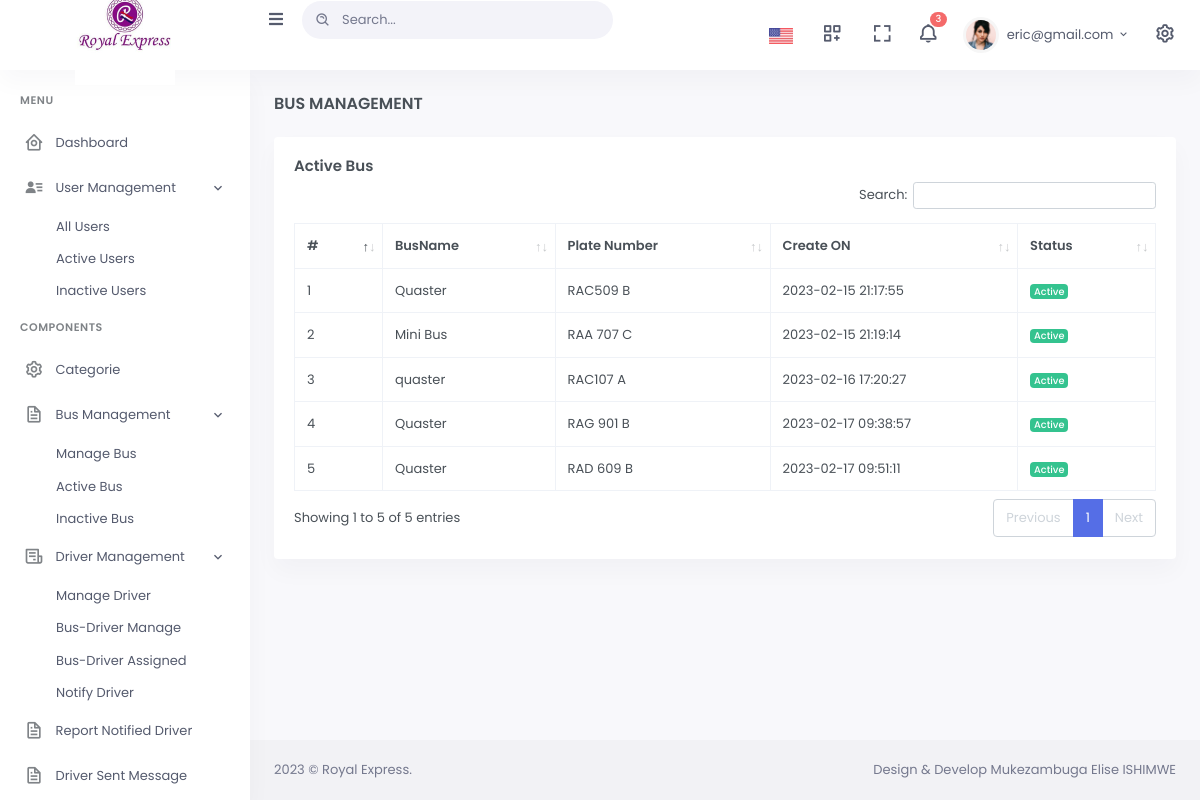
The page /admin/activebus.php (signed in) on the database its author committed.
### tables this page shows
CREATE TABLE `bus_tbl` (
  `bus_id` int(11) NOT NULL,
  `platenumber` varchar(56) NOT NULL,
  `status` int(23) NOT NULL,
  `date_created` timestamp NOT NULL DEFAULT current_timestamp(),
  `user_id` int(11) NOT NULL,
  `busname` varchar(65) NOT NULL,
  `assignstatus` varchar(11) DEFAULT NULL
);

### admin/activebus.php (the view, shortened to what this page needs)
<?php
include 'include/connect.php';
?>
<!doctype html>
<html lang="en">
<head>
        <link href="assets/libs/datatables.net-bs4/css/dataTables.bootstrap4.min.css" rel="stylesheet" type="text/css" />
        <link href="assets/libs/datatables.net-buttons-bs4/css/buttons.bootstrap4.min.css" rel="stylesheet" type="text/css" />
        <link href="assets/libs/datatables.net-responsive-bs4/css/responsive.bootstrap4.min.css" rel="stylesheet" type="text/css" />
        <link href="assets/css/bootstrap.min.css" id="bootstrap-style" rel="stylesheet" type="text/css" />
        <link href="assets/css/icons.min.css" rel="stylesheet" type="text/css" />
        <link href="assets/css/app.min.css" id="app-style" rel="stylesheet" type="text/css" />
    </head>
    <body data-sidebar="" data-layout-mode="light">
        <div id="layout-wrapper">
           <?php
           include('include/header.php');
           ?>
            <?php
           include('include/navbar.php');
           ?>
            <div class="main-content">
                <div class="page-content">
                    <div class="container-fluid">
                        <div class="row">
                            <div class="col-12">
                                <div class="page-title-box d-sm-flex align-items-center justify-content-between">
                                    <h4 class="mb-sm-0 font-size-18">Bus Management</h4>
                                </div>
                            </div>
                        </div>
                        <div class="row">
                            <div class="col-12">
                                <div class="card">
                                    <div class="card-body">
                                        <h4 class="card-title">Active Bus</h4>
                                        <table id="datatable-buttons" class="table table-bordered dt-responsive nowrap w-100">
                                            <thead>
                                            <tr><th>#</th>
                                                <th>BusName</th>
                                                <th>Plate Number</th>
                                                <th>Create ON</th>
                                                <th>Status</th>
                                            </tr>
                                            </thead>
                                            <tbody>
                                            <?php
                                                $select = mysqli_query($con,"SELECT  * FROM bus_tbl where status='0'");
                                                $i=0;
                                                while ($row = mysqli_fetch_array($select)) {
                                                    $i++;
if($row['status']==0){
    $status='<span class="badge bg-success">Active</span>';
  }
  elseif($row['status']==1){
      $status='<span class="badge bg-danger">Inactive</span>';
  }
                                            ?>
                                            <tr>
                                                <td><?php echo $i ?></td>
                                                <td><?php echo $row['busname'];?></td>
                                                <td><?php echo $row['platenumber'];?></td>
                                                <td><?php echo $row['date_created'];?></td>
                                                <td><?php echo $status ?></td>
                                            </tr>
                                            <?php
                                                }
                                            ?>
                                            </tbody>
                                        </table>
                                    </div>
                                </div>
                            </div>
                        </div>
                    </div>
                </div>
               <?php
               include('include/footer.php');
               ?>
            </div>
        </div>
    </body>
</html>

### admin/include/header.php (shortened to what this page needs)
<header id="page-topbar">
                <div class="navbar-header">
                    <div class="d-flex">
                        <div class="navbar-brand-box">
                            <a href="index.html" class="logo logo-dark">
                                <span class="logo-lg">
                                    <img src="../assets/images/logo.jpg" alt="" height="100">
                                </span>
                            </a>
                        </div>
                        <button type="button" class="btn btn-sm px-3 font-size-16 header-item waves-effect" id="vertical-menu-btn">
                            <i class="fa fa-fw fa-bars"></i>
                        </button>
                        <form class="app-search d-none d-lg-block">
                            <div class="position-relative">
                                <input type="text" class="form-control" placeholder="Search...">
                                <span class="bx bx-search-alt"></span>
                            </div>
                        </form>
                    </div>
                    <div class="d-flex">
                        <div class="dropdown d-inline-block">
                            <button type="button" class="btn header-item waves-effect"
                            data-bs-toggle="dropdown" aria-haspopup="true" aria-expanded="false">
                                <img id="header-lang-img" src="assets/images/flags/us.jpg" alt="Header Language" height="16">
                            </button>
                        </div>
                        <div class="dropdown d-none d-lg-inline-block ms-1">
                            <button type="button" class="btn header-item noti-icon waves-effect"
                            data-bs-toggle="dropdown" aria-haspopup="true" aria-expanded="false">
                                <i class="bx bx-customize"></i>
                            </button>
                        </div>
                        <div class="dropdown d-none d-lg-inline-block ms-1">
                            <button type="button" class="btn header-item noti-icon waves-effect" data-bs-toggle="fullscreen">
                                <i class="bx bx-fullscreen"></i>
                            </button>
                        </div>
                        <div class="dropdown d-inline-block">
                            <button type="button" class="btn header-item noti-icon waves-effect" id="page-header-notifications-dropdown"
                            data-bs-toggle="dropdown" aria-haspopup="true" aria-expanded="false">
                                <i class="bx bx-bell bx-tada"></i>
                                <?php
                                                     include 'include/connect.php';
                                                    $sql = "SELECT * FROM `problemdriver_tbl` WHERE status='0' ORDER BY `problemdriver_tbl`.`date_send` DESC LIMIT 10 ";
                                                    $result = mysqli_query($connect, $sql);
                                                    $total = mysqli_num_rows($result);
                                                    ?>
                                <span class="badge bg-danger rounded-pill"><?=$total?></span>
                            </button>
                        </div>
                        <div class="dropdown d-inline-block">
                            <button type="button" class="btn header-item waves-effect" id="page-header-user-dropdown"
                            data-bs-toggle="dropdown" aria-haspopup="true" aria-expanded="false">
                                <img class="rounded-circle header-profile-user" src="assets/images/users/avatar-1.jpg"
                                    alt="Header Avatar">
                                <span class="d-none d-xl-inline-block ms-1" key="t-henry"><?php echo $_SESSION['email']; ?></span>
                                <i class="mdi mdi-chevron-down d-none d-xl-inline-block"></i>
                            </button>
                        </div>
                        <div class="dropdown d-inline-block">
                            <button type="button" class="btn header-item noti-icon right-bar-toggle waves-effect">
                                <i class="bx bx-cog bx-spin"></i>
                            </button>
                        </div>
                    </div>
                </div>
            </header>

### admin/include/navbar.php (shortened to what this page needs)
<div class="vertical-menu">
<div data-simplebar class="h-100">
    <div id="sidebar-menu">
        <ul class="metismenu list-unstyled" id="side-menu">
            <li class="menu-title" key="t-menu">Menu</li>
            <li>
                <a href="index.php" class="metismenu list-unstyled">
                    <i class="bx bx-home-circle"></i>
                    <span key="t-dashboards">Dashboard</span>
                </a>
            </li>
           <li>
                                <a href="javascript: void(0);" class="has-arrow waves-effect">
                                    <i class="bx bxs-user-detail"></i>
                                    <span key="t-contacts">User Management</span>
                                </a>
                                <ul class="sub-menu" aria-expanded="false">
                                    <li><a href="manageuser.php" key="t-user-grid">All Users</a></li>
                                    <li><a href="activeuser.php" key="t-user-list">Active Users</a></li>
                                    <li><a href="inactiveuser.php" key="t-profile">Inactive Users</a></li>
                                </ul>
                            </li>
                <li class="menu-title" key="t-components">Components</li>
<li>
    <a href="" class="Swaves-effect">
        <i class="bx bx-cog"></i>
        <span key="t-ui-elements">Categorie</span>
    </a>
</li>
<li>
                                <a href="javascript: void(0);" class="has-arrow waves-effect">
                                    <i class="bx bx-file"></i>
                                    <span key="t-utility">Bus Management</span>
                                </a>
                                <ul class="sub-menu" aria-expanded="false">
                                    <li><a href="managebus.php" key="t-starter-page">Manage Bus</a></li>
                                    <li><a href="activebus.php" key="t-maintenance">Active Bus</a></li>
                                    <li><a href="inactivebus.php" key="t-coming-soon">Inactive Bus</a></li>
                            </li>
</ul>
                            <li>
                                <a href="javascript: void(0);" class="has-arrow waves-effect">
                                    <i class="bx bx-receipt"></i>
                                    <span key="t-invoices">Driver Management</span>
                                </a>
                                <ul class="sub-menu" aria-expanded="false">
                                    <li><a href="managedriver.php" key="t-invoice-list">Manage Driver</a></li>
                                    <li><a href="assignedbus.php" key="t-p-list">Bus-Driver Manage</a></li>
                                    <li><a href="busdriverassigned.php" key="t-invoice-detail">Bus-Driver Assigned</a></li>
                                    <li><a href="notifydriver.php" key="t-create-new">Notify Driver</a></li>
                                </ul>
                            </li>
                            <li>
                                <a href="report.php" class="waves-effect">
                                    <i class="bx bx-file"></i>
                                    <span key="report.php">Report Notified Driver</span>
                                </a>
                            </li>
                            <li>
                                <a href="messagesentdriver.php" class="waves-effect">
                                    <i class="bx bx-file"></i>
                                    <span key="messagesentdriver.php">Driver Sent Message</span>
                                </a>
                            </li>
    </div>
</div>
</div>

### admin/include/footer.php
<footer class="footer">
                    <div class="container-fluid">
                        <div class="row">
                            <div class="col-sm-6">
                                <script>document.write(new Date().getFullYear())</script> © Royal Express.
                            </div>
                            <div class="col-sm-6">
                                <div class="text-sm-end d-none d-sm-block">
                                    Design & Develop Mukezambuga Elise ISHIMWE
                                </div>
                            </div>
                        </div>
                    </div>
                </footer>

### rows shown on the page
bus_tbl: busname "Quaster", platenumber "RAC509 B", date_created "2023-02-15 21:17:55", status "Active"
bus_tbl: busname "Mini Bus", platenumber "RAA 707 C", date_created "2023-02-15 21:19:14", status "Active"
bus_tbl: busname "quaster", platenumber "RAC107 A", date_created "2023-02-16 17:20:27", status "Active"
bus_tbl: busname "Quaster", platenumber "RAG 901 B", date_created "2023-02-17 09:38:57", status "Active"
bus_tbl: busname "Quaster", platenumber "RAD 609 B", date_created "2023-02-17 09:51:11", status "Active"

### other values the page prints
$total "3"
$_SESSION['email'] "eric@gmail.com"
